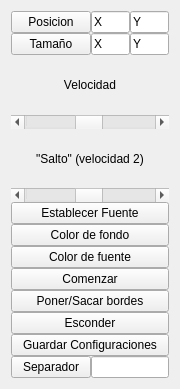
<?xml version="1.0" encoding="UTF-8"?>
<ui version="4.0">
 <class>TxtWinControl</class>
 <widget class="QWidget" name="TxtWinControl">
  <property name="windowModality">
   <enum>Qt::ApplicationModal</enum>
  </property>
  <property name="geometry">
   <rect>
    <x>0</x>
    <y>0</y>
    <width>180</width>
    <height>389</height>
   </rect>
  </property>
  <property name="sizePolicy">
   <sizepolicy hsizetype="Preferred" vsizetype="Fixed">
    <horstretch>0</horstretch>
    <verstretch>0</verstretch>
   </sizepolicy>
  </property>
  <property name="minimumSize">
   <size>
    <width>180</width>
    <height>200</height>
   </size>
  </property>
  <property name="maximumSize">
   <size>
    <width>200</width>
    <height>500</height>
   </size>
  </property>
  <property name="windowTitle">
   <string>Configuracion de texto</string>
  </property>
  <layout class="QHBoxLayout" name="horizontalLayout_3">
   <item>
    <layout class="QVBoxLayout" name="verticalLayout_2">
     <property name="spacing">
      <number>0</number>
     </property>
     <property name="sizeConstraint">
      <enum>QLayout::SetMaximumSize</enum>
     </property>
     <property name="leftMargin">
      <number>0</number>
     </property>
     <item>
      <layout class="QVBoxLayout" name="txtsizeLayout">
       <property name="spacing">
        <number>0</number>
       </property>
       <item>
        <layout class="QHBoxLayout" name="horizontalLayout_2">
         <property name="spacing">
          <number>0</number>
         </property>
         <item>
          <widget class="QPushButton" name="txtbuttonSetPos">
           <property name="text">
            <string>Posicion</string>
           </property>
          </widget>
         </item>
         <item>
          <widget class="QLineEdit" name="txtposX">
           <property name="inputMask">
            <string/>
           </property>
           <property name="text">
            <string>X</string>
           </property>
          </widget>
         </item>
         <item>
          <widget class="QLineEdit" name="txtposY">
           <property name="text">
            <string>Y</string>
           </property>
          </widget>
         </item>
        </layout>
       </item>
       <item>
        <layout class="QHBoxLayout" name="horizontalLayout">
         <property name="spacing">
          <number>0</number>
         </property>
         <item>
          <widget class="QPushButton" name="txtbuttonSetSize">
           <property name="text">
            <string>Tamaño</string>
           </property>
          </widget>
         </item>
         <item>
          <widget class="QLineEdit" name="txtsizeX">
           <property name="inputMask">
            <string/>
           </property>
           <property name="text">
            <string>X</string>
           </property>
          </widget>
         </item>
         <item>
          <widget class="QLineEdit" name="txtsizeY">
           <property name="text">
            <string>Y</string>
           </property>
          </widget>
         </item>
        </layout>
       </item>
       <item>
        <widget class="QLabel" name="label_2">
         <property name="text">
          <string>Velocidad</string>
         </property>
         <property name="alignment">
          <set>Qt::AlignCenter</set>
         </property>
        </widget>
       </item>
       <item>
        <widget class="QScrollBar" name="scrollVel1">
         <property name="minimum">
          <number>1</number>
         </property>
         <property name="maximum">
          <number>100</number>
         </property>
         <property name="value">
          <number>50</number>
         </property>
         <property name="orientation">
          <enum>Qt::Horizontal</enum>
         </property>
        </widget>
       </item>
       <item>
        <widget class="QLabel" name="label">
         <property name="text">
          <string>&quot;Salto&quot; (velocidad 2)</string>
         </property>
         <property name="alignment">
          <set>Qt::AlignCenter</set>
         </property>
        </widget>
       </item>
       <item>
        <widget class="QScrollBar" name="scrollVel2">
         <property name="minimum">
          <number>1</number>
         </property>
         <property name="maximum">
          <number>100</number>
         </property>
         <property name="value">
          <number>50</number>
         </property>
         <property name="orientation">
          <enum>Qt::Horizontal</enum>
         </property>
        </widget>
       </item>
      </layout>
     </item>
     <item>
      <widget class="QPushButton" name="txtbuttonSetFont">
       <property name="text">
        <string>Establecer Fuente</string>
       </property>
      </widget>
     </item>
     <item>
      <widget class="QPushButton" name="txtbuttonSetBackColor">
       <property name="text">
        <string>Color de fondo</string>
       </property>
      </widget>
     </item>
     <item>
      <widget class="QPushButton" name="txtbuttonSetFontColor">
       <property name="text">
        <string>Color de fuente</string>
       </property>
      </widget>
     </item>
     <item>
      <layout class="QVBoxLayout" name="verticalLayout_4">
       <property name="spacing">
        <number>0</number>
       </property>
       <item>
        <widget class="QPushButton" name="txtbuttonStartStop">
         <property name="text">
          <string>Comenzar</string>
         </property>
        </widget>
       </item>
       <item>
        <widget class="QPushButton" name="txtbuttonStyle">
         <property name="text">
          <string>Poner/Sacar bordes</string>
         </property>
        </widget>
       </item>
       <item>
        <layout class="QVBoxLayout" name="verticalLayout">
         <property name="spacing">
          <number>0</number>
         </property>
         <item>
          <widget class="QPushButton" name="txtbuttonShowHideWindow">
           <property name="text">
            <string>Esconder</string>
           </property>
          </widget>
         </item>
         <item>
          <widget class="QPushButton" name="txtbuttonShowWindow">
           <property name="text">
            <string>Guardar Configuraciones</string>
           </property>
          </widget>
         </item>
         <item>
          <layout class="QHBoxLayout" name="horizontalLayout_5">
           <property name="spacing">
            <number>0</number>
           </property>
           <item>
            <widget class="QPushButton" name="txtbuttonSetBetween">
             <property name="text">
              <string>Separador</string>
             </property>
            </widget>
           </item>
           <item>
            <widget class="QLineEdit" name="txtlineBetween"/>
           </item>
          </layout>
         </item>
        </layout>
       </item>
      </layout>
     </item>
    </layout>
   </item>
  </layout>
 </widget>
 <resources/>
 <connections/>
 <slots>
  <slot>change_size(int,int)</slot>
 </slots>
</ui>
